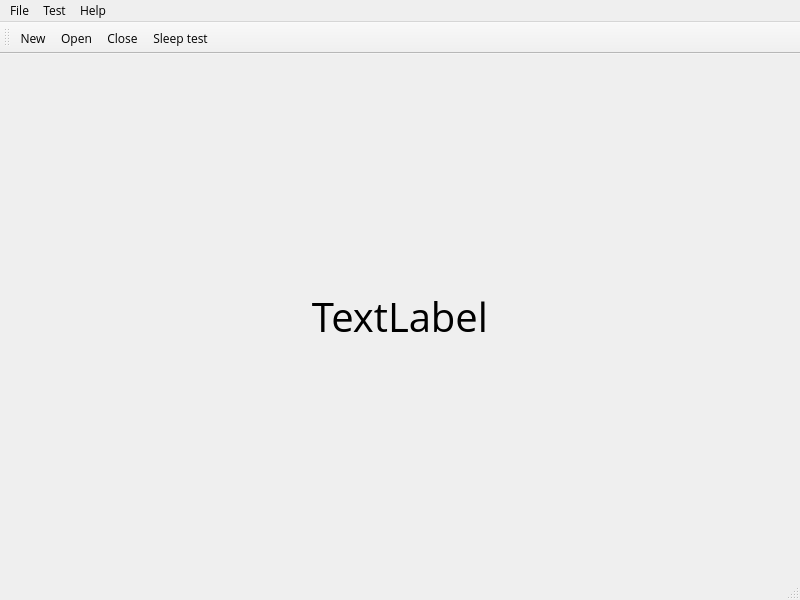
<?xml version="1.0" encoding="UTF-8"?>
<ui version="4.0">
 <class>MainWindow</class>
 <widget class="QMainWindow" name="MainWindow">
  <property name="geometry">
   <rect>
    <x>0</x>
    <y>0</y>
    <width>800</width>
    <height>600</height>
   </rect>
  </property>
  <property name="font">
   <font>
    <family>Open Sans</family>
   </font>
  </property>
  <property name="windowTitle">
   <string>MainWindow</string>
  </property>
  <widget class="QWidget" name="centralwidget">
   <layout class="QGridLayout" name="gridLayout">
    <item row="0" column="0">
     <widget class="QLabel" name="label">
      <property name="font">
       <font>
        <family>Open Sans</family>
        <pointsize>30</pointsize>
       </font>
      </property>
      <property name="text">
       <string>TextLabel</string>
      </property>
      <property name="alignment">
       <set>Qt::AlignmentFlag::AlignCenter</set>
      </property>
     </widget>
    </item>
   </layout>
  </widget>
  <widget class="QMenuBar" name="menubar">
   <property name="geometry">
    <rect>
     <x>0</x>
     <y>0</y>
     <width>800</width>
     <height>23</height>
    </rect>
   </property>
   <widget class="QMenu" name="menuFile">
    <property name="title">
     <string>File</string>
    </property>
    <addaction name="actionNew"/>
    <addaction name="actionOpen"/>
    <addaction name="actionClose"/>
    <addaction name="actionExit"/>
   </widget>
   <widget class="QMenu" name="menuHelp">
    <property name="title">
     <string>Help</string>
    </property>
    <addaction name="actionClose"/>
    <addaction name="actionAboutQt"/>
   </widget>
   <widget class="QMenu" name="menuTest">
    <property name="title">
     <string>Test</string>
    </property>
    <addaction name="actionSleepTest"/>
   </widget>
   <addaction name="menuFile"/>
   <addaction name="menuTest"/>
   <addaction name="menuHelp"/>
  </widget>
  <widget class="QStatusBar" name="statusbar"/>
  <widget class="QToolBar" name="toolBar">
   <property name="windowTitle">
    <string>toolBar</string>
   </property>
   <attribute name="toolBarArea">
    <enum>TopToolBarArea</enum>
   </attribute>
   <attribute name="toolBarBreak">
    <bool>false</bool>
   </attribute>
   <addaction name="actionNew"/>
   <addaction name="actionOpen"/>
   <addaction name="actionClose"/>
   <addaction name="actionSleepTest"/>
  </widget>
  <action name="actionNew">
   <property name="icon">
    <iconset theme="QIcon::ThemeIcon::DocumentNew"/>
   </property>
   <property name="text">
    <string>New</string>
   </property>
  </action>
  <action name="actionOpen">
   <property name="icon">
    <iconset theme="QIcon::ThemeIcon::DocumentOpen"/>
   </property>
   <property name="text">
    <string>Open</string>
   </property>
  </action>
  <action name="actionClose">
   <property name="icon">
    <iconset theme="QIcon::ThemeIcon::DialogError"/>
   </property>
   <property name="text">
    <string>Close</string>
   </property>
  </action>
  <action name="actionExit">
   <property name="icon">
    <iconset theme="application-exit"/>
   </property>
   <property name="text">
    <string>Exit</string>
   </property>
  </action>
  <action name="actionAboutQt">
   <property name="icon">
    <iconset theme="QIcon::ThemeIcon::HelpAbout"/>
   </property>
   <property name="text">
    <string>About Qt</string>
   </property>
  </action>
  <action name="actionSleepTest">
   <property name="icon">
    <iconset theme="QIcon::ThemeIcon::DocumentOpenRecent"/>
   </property>
   <property name="text">
    <string>Sleep test</string>
   </property>
  </action>
 </widget>
 <resources/>
 <connections/>
</ui>
